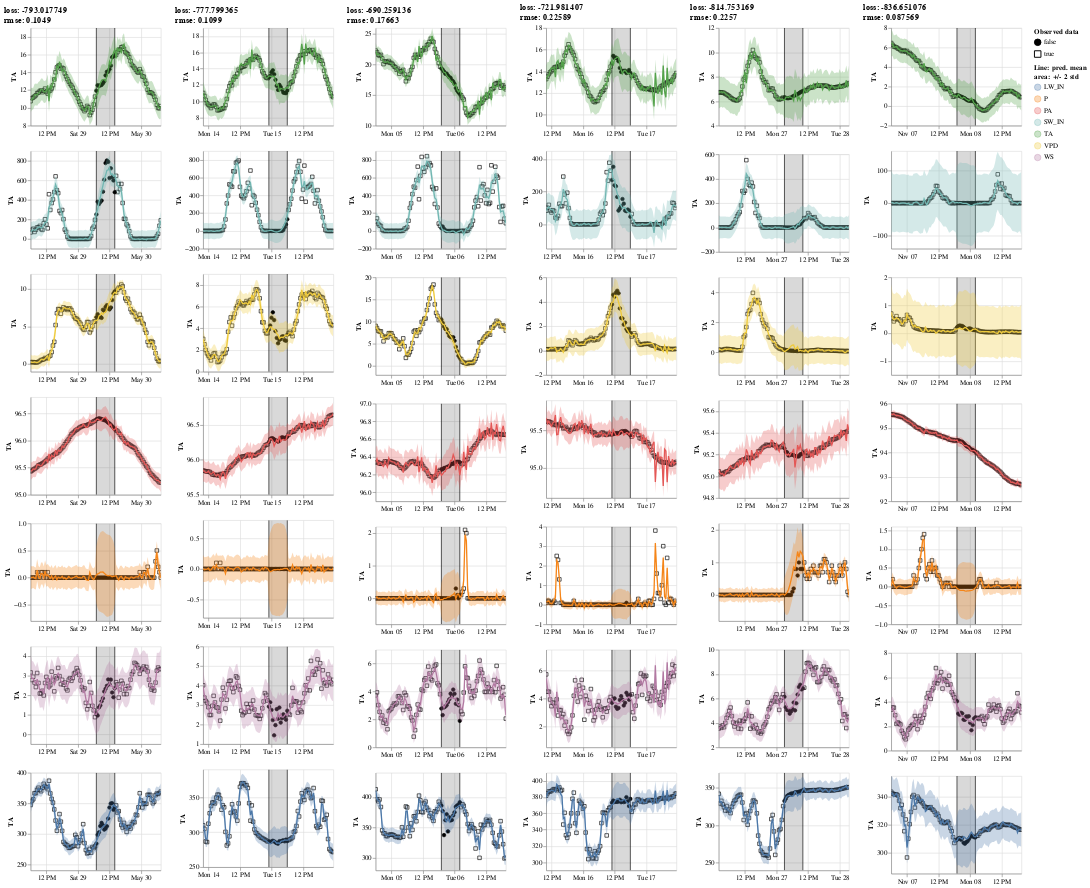

The notebook cell this image was saved under:
### Code cell
with only_gap_ctx(learnB, False):
    display(show_results(learnB, items = items))
